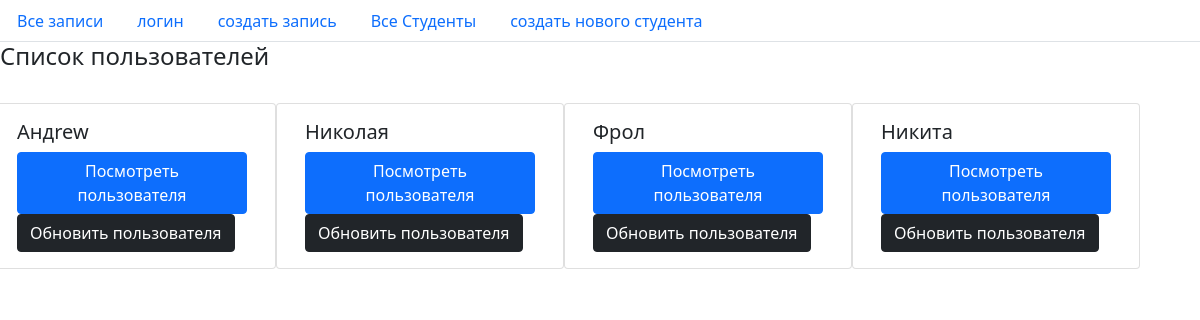
Screenshot of /guides_phones/all with the database file from the repository.
### guides_phones/models.py (models this page shows, shortened)
class UsersPhone(models.Model):
    user_name = models.CharField(max_length=20, unique=True, verbose_name='Имя', help_text="введите Ваш ник")
    phone_number = PhoneNumberField(unique=True, null = False, verbose_name="номер", help_text="Такой формат +79611234567")
    email = models.EmailField(max_length=30, null = False, verbose_name = "адрес эл почты")
    class Meta:
        verbose_name = 'пользователь'
        verbose_name_plural = 'телефоны'

### guides_phones/views.py (the view)
# urls.py: path('all', UsersPhoneListView.as_view(), name='all_users'),
class UsersPhoneListView(ListView):
    model = UsersPhone
    template_name = 'tel_giude/all_users.html'
    context_object_name = 'users_list'

### guides_phones/templates/tel_giude/all_users.html (shortened to what this page needs)
{% extends  'lay.html' %}
{% load static %}
        {% block body %}
        <h4 class="title">Список пользователей</h4><br>
        <div class="row">
        {% for user in users_list %}
            <div class="card" style="width: 18rem;">
              <div class="card-body">
                <h5 class="card-title">{{user.user_name}}</h5>
                <a href="{% url 'one_user' user.pk %}" class="btn btn-primary">Посмотреть пользователя</a>
                <a href="{% url 'user_update' user.pk %}" class="btn btn-dark">Обновить пользователя</a>
              </div>
            </div>
        {% endfor %}
	  {% endblock %}

### rows the page displays
UsersPhone: user_name "Андrew"
UsersPhone: user_name "Николая"
UsersPhone: user_name "Фрол"
UsersPhone: user_name "Никита"
